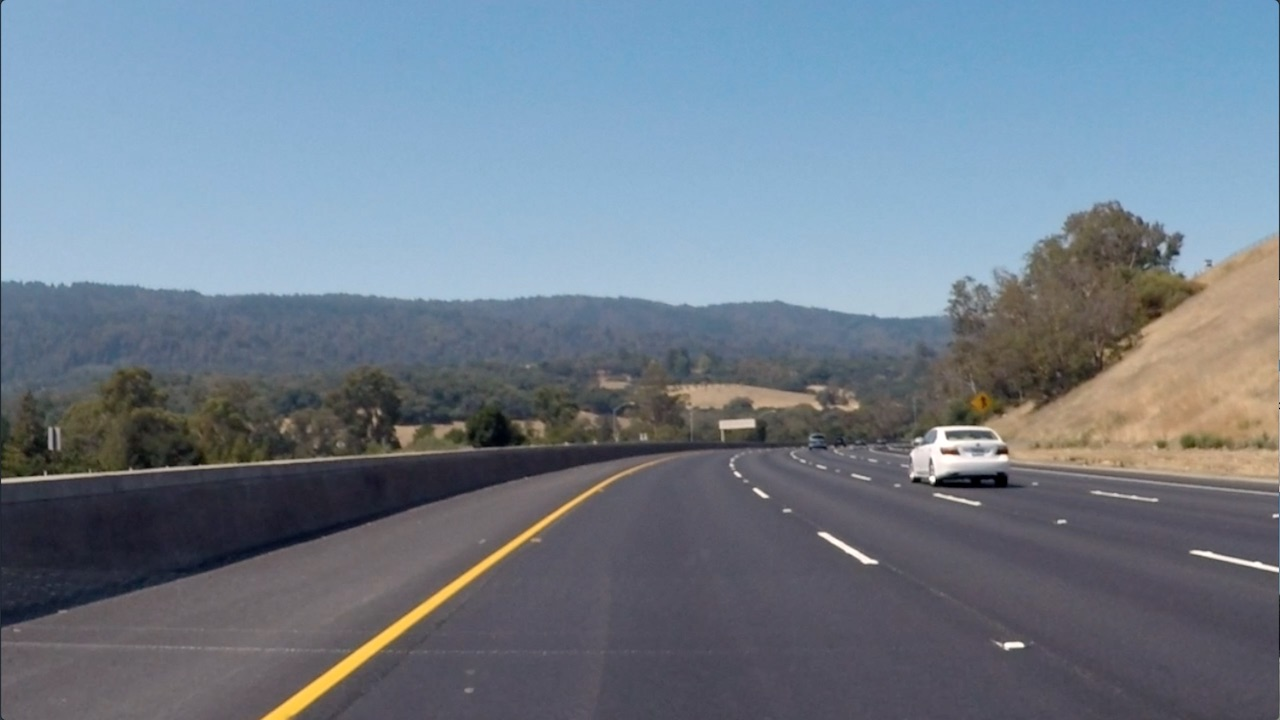
#> input picture exercise_notebooks_my_solutions/3. Convolutional Neural Networks/conv-visualization/data/curved_lane.jpg, 1280 x 720 px
$ jupyter execute custom_filters.ipynb   (shell and % lines are left out)
#> lines starting #> are read from the running program, lines starting #| are printed output that depends on the picture
# Creating a Filter, Edge Detection

### Import resources and display image

[cell 1]
import matplotlib.pyplot as plt
import matplotlib.image as mpimg

import cv2
import numpy as np


# Read in the image
image = mpimg.imread('data/curved_lane.jpg')
#> image is the input picture: shape (720, 1280, 3); mean R, G, B 112.1, 125, 138.7

plt.imshow(image)

### Convert the image to grayscale

[cell 2]
# Convert to grayscale for filtering
gray = cv2.cvtColor(image, cv2.COLOR_RGB2GRAY)
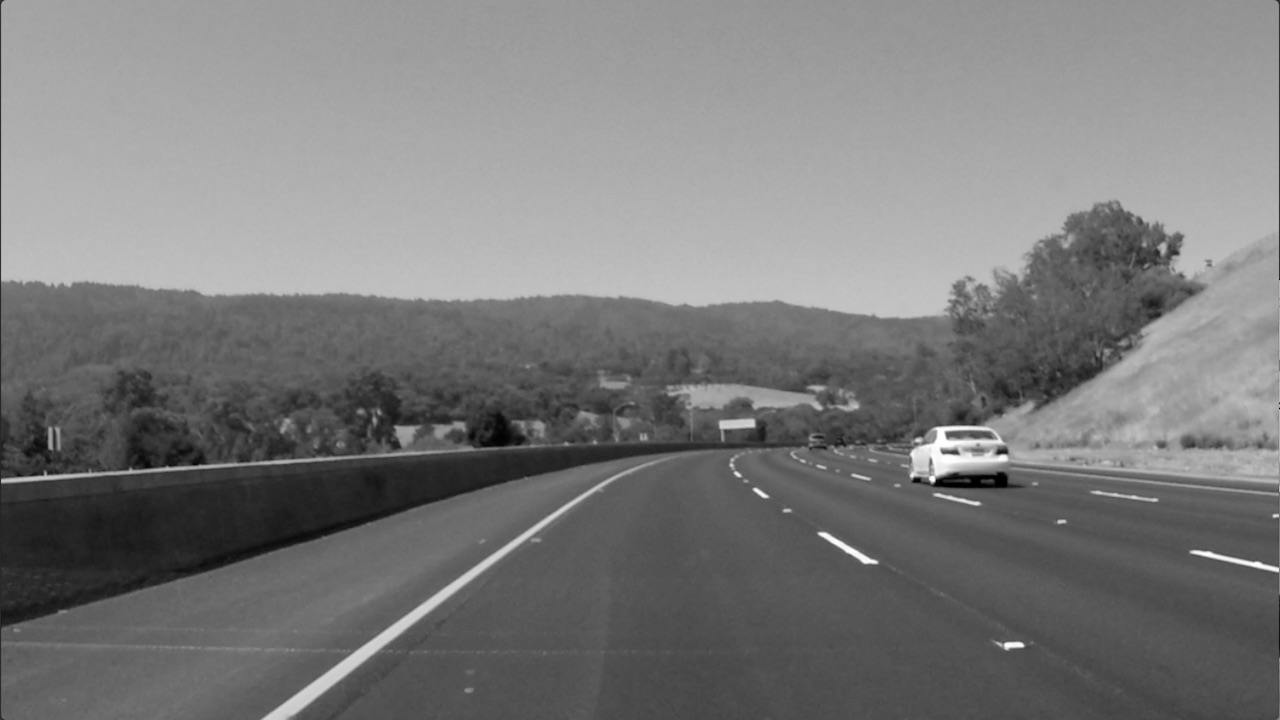
#> gray: shape (720, 1280); min 0, max 255, mean 122.7

plt.imshow(gray, cmap='gray')

### TODO: Create a custom kernel

Below, you've been given one common type of edge detection filter: a Sobel operator.

The Sobel filter is very commonly used in edge detection and in finding patterns in intensity in an image. Applying a Sobel filter to an image is a way of **taking (an approximation) of the derivative of the image** in the x or y direction, separately. The operators look as follows.

**It's up to you to create a Sobel x operator and apply it to the given image.**

For a challenge, see if you can put the image through a series of filters: first one that blurs the image (takes an average of pixels), and then one that detects the edges.

[cell 3]
# Create a custom kernel

# 3x3 array for edge detection
# This will detect horizontal edges
sobel_y = np.array([[ -1, -2, -1],
                   [ 0, 0, 0],
                   [ 1, 2, 1]])

## TODO: Create and apply a Sobel x operator
# This will detect vertical edges
sobel_x = np.array([[-1, 0, 1],
                   [ -2, 0, 2],
                   [ -1, 0, 1]])

# Filter the image using filter2D, which has inputs: (grayscale image, bit-depth, kernel)
filtered_image = cv2.filter2D(gray, -1, sobel_y)
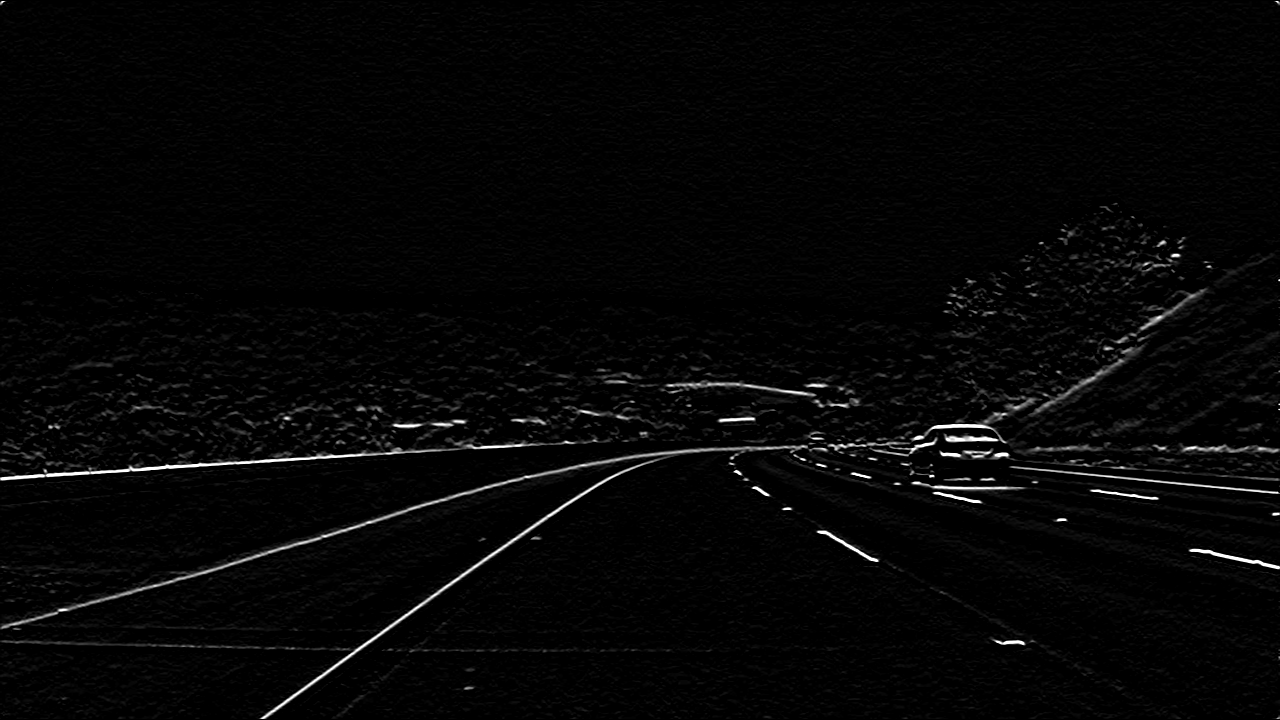
#> filtered_image: shape (720, 1280); min 0, max 255, mean 5.9

plt.imshow(filtered_image, cmap='gray')

[cell 4]
filtered_image = cv2.filter2D(gray, -1, sobel_x)
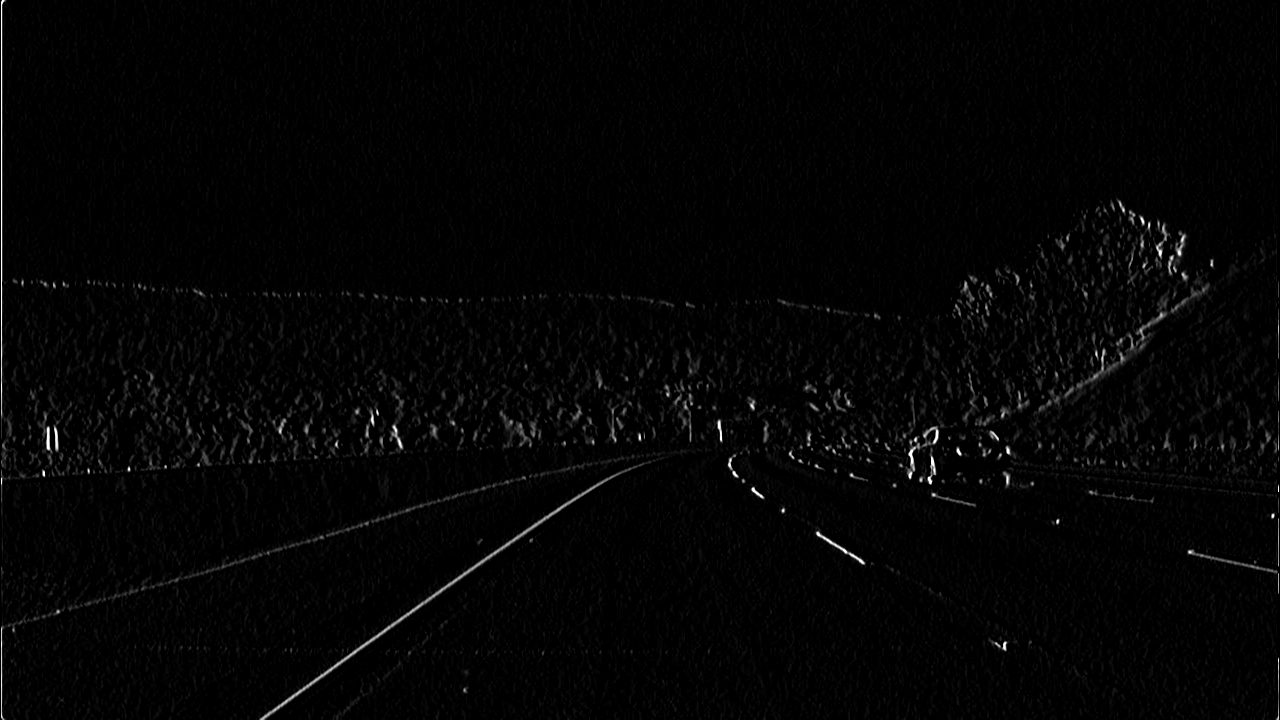
#> filtered_image: shape (720, 1280); min 0, max 255, mean 4.3
plt.imshow(filtered_image, cmap='gray')

### Test out other filters!

You're encouraged to create other kinds of filters and apply them to see what happens! As an **optional exercise**, try the following:
* Create a filter with decimal value weights.
* Create a 5x5 filter
* Apply your filters to the other images in the `images` directory.

[cell 5]
# Firstly, read my image "Boxes.png"
boxes = cv2.imread('data/Boxes.png')
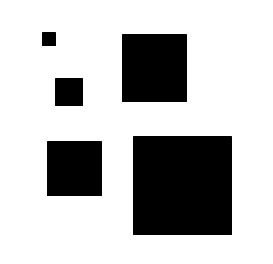
#> input picture exercise_notebooks_my_solutions/3. Convolutional Neural Networks/conv-visualization/data/Boxes.png, 273 x 264 px
#> boxes is the input picture: shape (264, 273, 3); min 0, max 255, mean 190.5
boxes = cv2.cvtColor(boxes, cv2.COLOR_RGB2GRAY)
#> boxes: shape (264, 273)

plt.imshow(boxes, cmap='gray')
print(boxes.shape)
#| (264, 273)

**Note**

After using ```cv2.cvtColor``` to convert to grayscale, when using matploglib plots the image, we need to set `cmap` argument.

see [link](https://stackoverflow.com/questions/52333972/opencv-convert-image-to-grayscale-and-display-using-matplotlib-gives-strange-co)

[cell 6]
# Then, define a Laplacian filter
laplacian = np.array([[0, -1, 0],
                     [ -1, 4, -1],
                     [ 0, -1, 0]])

[cell 7]
# Apply sobel_y to detect horizontal edges
filtered_image = cv2.filter2D(boxes, -1, sobel_y)
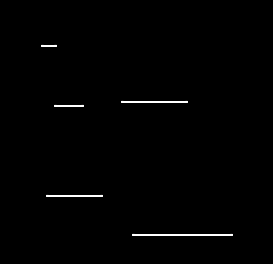
#> filtered_image: shape (264, 273); min 0, max 255, mean 1.9
plt.imshow(filtered_image, cmap='gray')

[cell 8]
# Apply sobel_x to detect vertical edges
filtered_image = cv2.filter2D(boxes, -1, sobel_x)
plt.imshow(filtered_image, cmap='gray')

[cell 9]
# Apply laplacian to detect edges
filtered_image = cv2.filter2D(boxes, -1, laplacian)
plt.imshow(filtered_image, cmap='gray')
